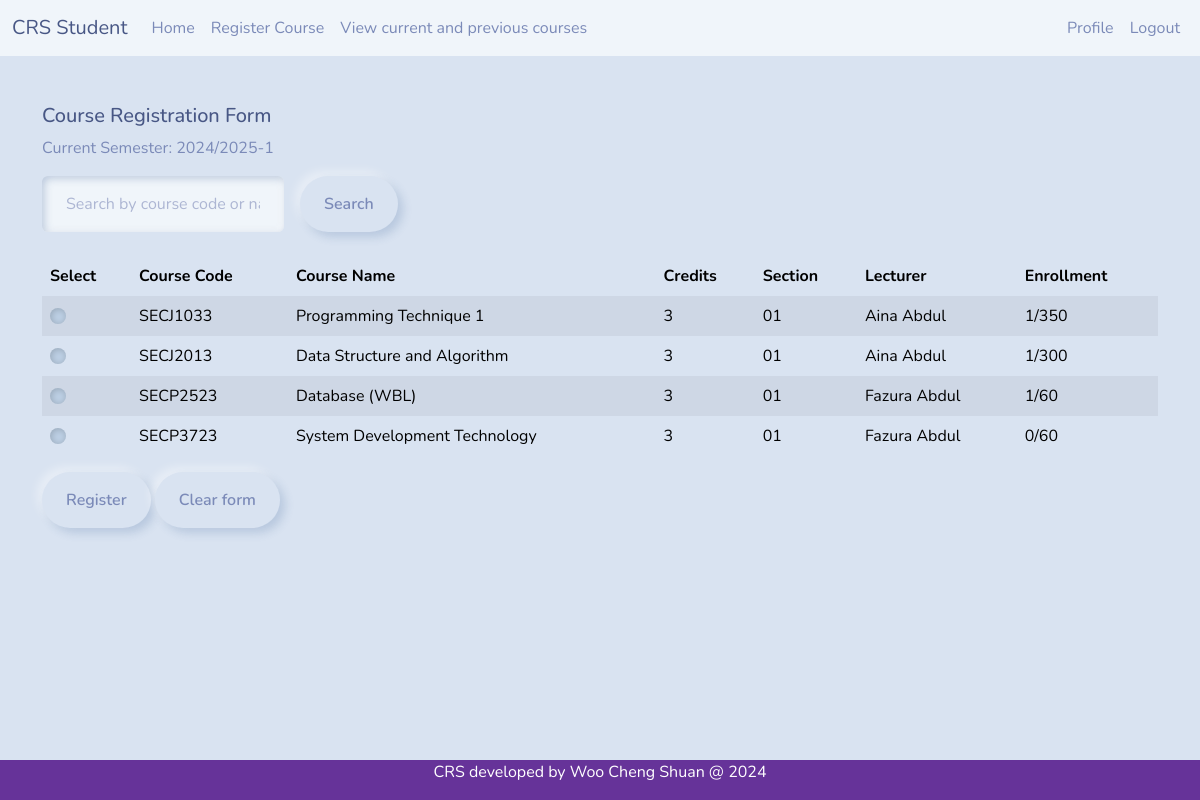
Before: /courseregister.php (signed in) with the older database file.
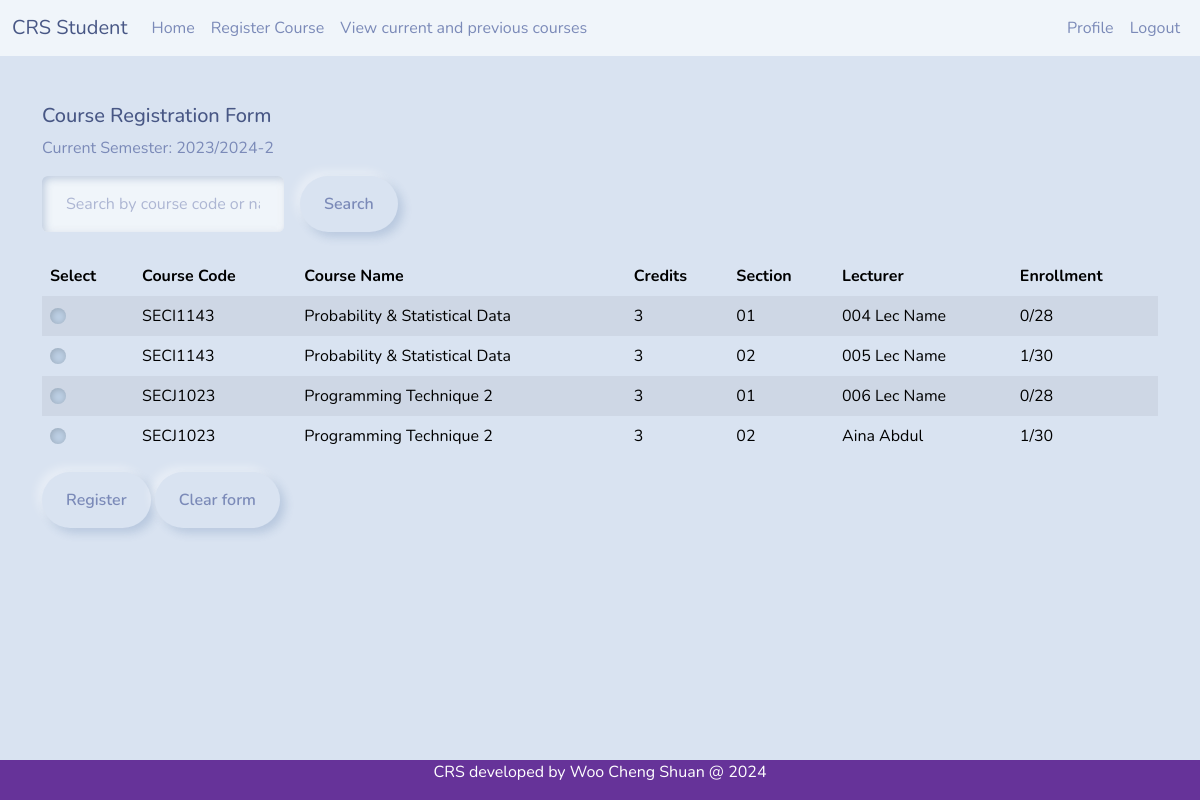
After: the same page with the newer database file.
### tables this page shows
CREATE TABLE `tb_settings` (
  `id` int(11) NOT NULL,
  `active_semester` varchar(20) DEFAULT NULL,
  `updated_at` timestamp NOT NULL DEFAULT current_timestamp() ON UPDATE current_timestamp()
);

CREATE TABLE `tb_section` (
  `s_id` int(11) NOT NULL,
  `s_course_code` varchar(10) NOT NULL,
  `s_number` varchar(5) NOT NULL,
  `s_maxstudent` int(11) NOT NULL,
  `s_sem` varchar(20) NOT NULL,
  `s_lecturer` varchar(10) DEFAULT NULL
);

CREATE TABLE `tb_course` (
  `c_code` varchar(10) NOT NULL,
  `c_name` varchar(30) NOT NULL,
  `c_credit` int(11) NOT NULL,
  `c_sem` varchar(20) NOT NULL
);

CREATE TABLE `tb_user` (
  `u_sno` varchar(10) NOT NULL,
  `u_pwd` varchar(255) DEFAULT NULL,
  `u_name` varchar(50) NOT NULL,
  `u_contact` varchar(20) DEFAULT NULL,
  `u_state` varchar(20) NOT NULL,
  `u_req` timestamp NULL DEFAULT NULL,
  `u_email` varchar(30) NOT NULL,
  `u_utype` int(11) NOT NULL,
  `session_id` varchar(255) DEFAULT NULL,
  `last_activity` datetime DEFAULT NULL
);

### courseregister.php (the view, shortened to what this page needs)
<?php
include 'headerstudent.php';
include 'dbconnect.php';
?>
<div class="container">
  <?php
  $sql = "SELECT active_semester FROM tb_settings ORDER BY id DESC LIMIT 1";
  $result = mysqli_query($con, $sql);
  $activeSemester = mysqli_fetch_array($result)['active_semester'];
  ?>
  <br><br><h5>Course Registration Form</h5>
  <p>Current Semester: <?php echo $activeSemester; ?></p>
  <div class="mb-4">
    <form method="GET" action="" class="row g-3">
      <div class="col-auto">
        <input type="text" class="form-control" name="search" placeholder="Search by course code or name"
          value="<?php echo isset($_GET['search']) ? htmlspecialchars($_GET['search']) : ''; ?>">
      </div>
      <div class="col-auto">
        <button type="submit" class="btn btn-primary">Search</button>
      </div>
    </form>
  </div>
  <form method="POST" action="courseregisterprocess.php" onsubmit="return confirmSubmission()">
    <table class="table table-striped table-hover">
      <thead>
        <tr>
          <th>Select</th>
          <th>Course Code</th>
          <th>Course Name</th>
          <th>Credits</th>
          <th>Section</th>
          <th>Lecturer</th>
          <th>Enrollment</th>
        </tr>
      </thead>
      <tbody>
        <?php
        $sql = "SELECT
                    c.*,
                    s.s_id,
                    s.s_number,
                    s.s_maxstudent,
                    u.u_name as lecturer_name,
                    COUNT(DISTINCT CASE
                        WHEN r.r_status IN (1, 2) THEN r.r_tid  -- Count only pending (1) and approved (2) registrations
                        ELSE NULL
                    END) as current_students
                FROM tb_course c
                LEFT JOIN tb_section s ON c.c_code = s.s_course_code AND s.s_sem = c.c_sem
                LEFT JOIN tb_user u ON s.s_lecturer = u.u_sno
                LEFT JOIN tb_registration r ON s.s_id = r.r_section
                    AND r.r_sem = c.c_sem
                WHERE c.c_sem = ?";
        $sql .= " GROUP BY c.c_code, s.s_id";
        $sql .= " ORDER BY c.c_code, s.s_number";
        $stmt = mysqli_prepare($con, $sql);
        if(isset($_GET['search']) && !empty($_GET['search'])) {
            $search = '%' . $_GET['search'] . '%';
            mysqli_stmt_bind_param($stmt, "sss", $activeSemester, $search, $search);
        } else {
            mysqli_stmt_bind_param($stmt, "s", $activeSemester);
        }
        mysqli_stmt_execute($stmt);
        $result = mysqli_stmt_get_result($stmt);
        while($row = mysqli_fetch_array($result)) {
            echo "<tr>";
            echo "<td>";
            if ($row['s_id']) {
                $is_full = ($row['current_students'] >= $row['s_maxstudent']);
                if ($is_full) {
                    echo '<span class="text-danger">Section Full</span>';
                } else {
                    echo '<input class="form-check-input" type="radio" name="fcourse[' . $row['c_code'] . ']" value="' . $row['s_id'] . '">';
                }
            } else {
                echo 'No sections available';
            }
            echo "</td>";
            echo "<td>" . $row['c_code'] . "</td>";
            echo "<td>" . $row['c_name'] . "</td>";
            echo "<td>" . $row['c_credit'] . "</td>";
            echo "<td>" . ($row['s_number'] ? $row['s_number'] : 'N/A') . "</td>";
            echo "<td>" . ($row['lecturer_name'] ? $row['lecturer_name'] : 'TBA') . "</td>";
            echo "<td>" .
                ($row['s_maxstudent'] ?
                    $row['current_students'] . '/' . $row['s_maxstudent'] .
                    ($row['current_students'] >= $row['s_maxstudent'] ? ' <span class="text-danger">(Full)</span>' : '')
                    : 'N/A') .
                "</td>";
            echo "</tr>";
        }
        ?>
      </tbody>
    </table>
    <div class="mt-3 mb-5">
      <button type="submit" class="btn btn-primary">Register</button>
      <button type="reset" class="btn btn-warning">Clear form</button>
    </div>
  </form>
  <br><br><br><br><br><br>
</div>
<?php include 'footer.php';?>

Changed rows visible on the page:
no longer on this page (row unchanged): tb_settings: active_semester "2024/2025-1"
no longer on this page (row unchanged): tb_section: s_course_code.c_code "SECJ1033", s_course_code.c_name "Programming Technique 1", s_course_code.c_credit "3", s_number "01", s_lecturer.u_name "Aina Abdul", current_students "1", s_maxstudent "350"
no longer on this page (row unchanged): tb_section: s_course_code.c_code "SECJ2013", s_course_code.c_name "Data Structure and Algorithm", s_course_code.c_credit "3", s_number "01", s_lecturer.u_name "Aina Abdul", current_students "1", s_maxstudent "300"
no longer on this page (row unchanged): tb_section: s_course_code.c_code "SECP2523", s_course_code.c_name "Database (WBL)", s_course_code.c_credit "3", s_number "01", s_lecturer.u_name "Fazura Abdul", current_students "1", s_maxstudent "60"
no longer on this page (row unchanged): tb_section: s_course_code.c_code "SECP3723", s_course_code.c_name "System Development Technology", s_course_code.c_credit "3", s_number "01", s_lecturer.u_name "Fazura Abdul", current_students "0", s_maxstudent "60"
added tb_settings: active_semester "2023/2024-2"
added tb_section: s_course_code.c_code "SECI1143", s_course_code.c_name "Probability & Statistical Data", s_course_code.c_credit "3", s_number "01", s_lecturer.u_name "004 Lec Name", current_students "0", s_maxstudent "28"
added tb_section: s_course_code.c_code "SECI1143", s_course_code.c_name "Probability & Statistical Data", s_course_code.c_credit "3", s_number "02", s_lecturer.u_name "005 Lec Name", current_students "1", s_maxstudent "30"
added tb_section: s_course_code.c_code "SECJ1023", s_course_code.c_name "Programming Technique 2", s_course_code.c_credit "3", s_number "01", s_lecturer.u_name "006 Lec Name", current_students "0", s_maxstudent "28"
added tb_section: s_course_code.c_code "SECJ1023", s_course_code.c_name "Programming Technique 2", s_course_code.c_credit "3", s_number "02", s_lecturer.u_name "Aina Abdul", current_students "1", s_maxstudent "30"
